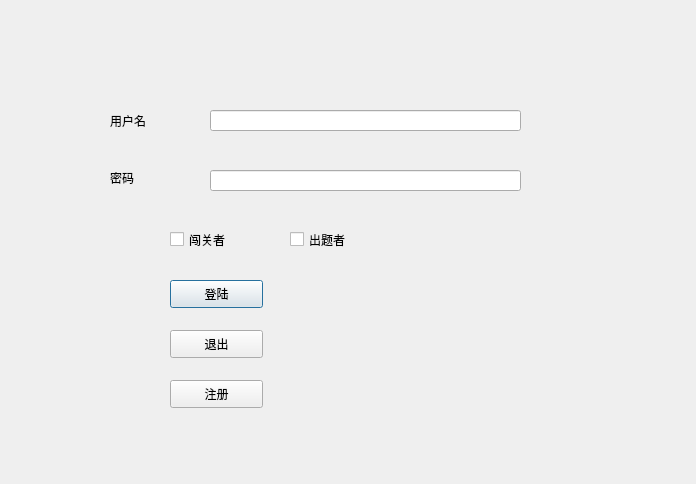
<?xml version="1.0" encoding="UTF-8"?>
<ui version="4.0">
 <class>LoginDialog</class>
 <widget class="QDialog" name="LoginDialog">
  <property name="geometry">
   <rect>
    <x>0</x>
    <y>0</y>
    <width>696</width>
    <height>484</height>
   </rect>
  </property>
  <property name="windowTitle">
   <string>Dialog</string>
  </property>
  <widget class="QLabel" name="UsernameLabel">
   <property name="geometry">
    <rect>
     <x>110</x>
     <y>110</y>
     <width>81</width>
     <height>21</height>
    </rect>
   </property>
   <property name="text">
    <string>用户名</string>
   </property>
  </widget>
  <widget class="QLabel" name="passwordLabel">
   <property name="geometry">
    <rect>
     <x>110</x>
     <y>170</y>
     <width>72</width>
     <height>15</height>
    </rect>
   </property>
   <property name="text">
    <string>密码</string>
   </property>
  </widget>
  <widget class="QLineEdit" name="UsernameEdit">
   <property name="geometry">
    <rect>
     <x>210</x>
     <y>110</y>
     <width>311</width>
     <height>21</height>
    </rect>
   </property>
  </widget>
  <widget class="QLineEdit" name="passwordEdit">
   <property name="geometry">
    <rect>
     <x>210</x>
     <y>170</y>
     <width>311</width>
     <height>21</height>
    </rect>
   </property>
  </widget>
  <widget class="QPushButton" name="LoginButton">
   <property name="geometry">
    <rect>
     <x>170</x>
     <y>280</y>
     <width>93</width>
     <height>28</height>
    </rect>
   </property>
   <property name="text">
    <string>登陆</string>
   </property>
  </widget>
  <widget class="QPushButton" name="ExitButton">
   <property name="geometry">
    <rect>
     <x>170</x>
     <y>330</y>
     <width>93</width>
     <height>28</height>
    </rect>
   </property>
   <property name="text">
    <string>退出</string>
   </property>
  </widget>
  <widget class="QPushButton" name="registerButton">
   <property name="geometry">
    <rect>
     <x>170</x>
     <y>380</y>
     <width>93</width>
     <height>28</height>
    </rect>
   </property>
   <property name="text">
    <string>注册</string>
   </property>
  </widget>
  <widget class="QCheckBox" name="play1check">
   <property name="geometry">
    <rect>
     <x>170</x>
     <y>230</y>
     <width>91</width>
     <height>19</height>
    </rect>
   </property>
   <property name="text">
    <string>闯关者</string>
   </property>
  </widget>
  <widget class="QCheckBox" name="play2check">
   <property name="geometry">
    <rect>
     <x>290</x>
     <y>230</y>
     <width>91</width>
     <height>19</height>
    </rect>
   </property>
   <property name="text">
    <string>出题者</string>
   </property>
  </widget>
 </widget>
 <resources/>
 <connections/>
</ui>
